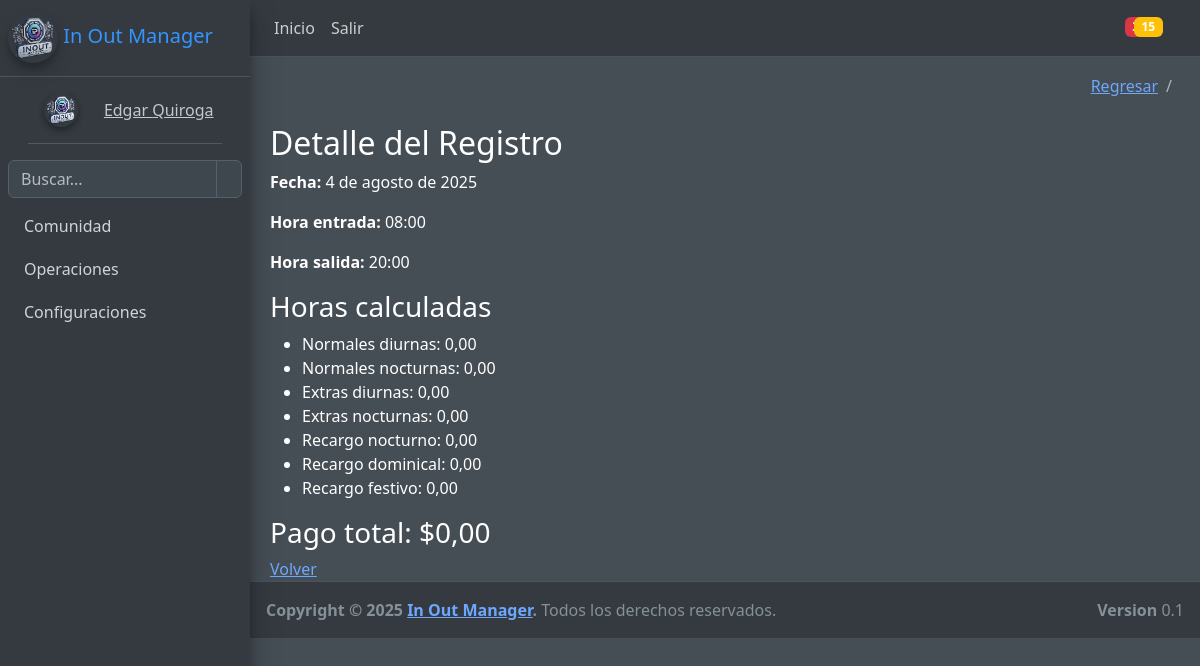
Screenshot of /comunidad/horas/3/ (signed in) with the database file from the repository.
### comunidad/models.py (models this page shows, shortened)
class RegistroHoras(models.Model):
    SALARIO_MINIMO = Decimal('1423500')  # Salario mínimo
    AUXILIO_TRANSPORTE = Decimal('200000')  # Auxilio de transporte
    HORAS_TRABAJADAS_MES = 220  # Horas trabajadas al mes
    usuario = models.ForeignKey(User, on_delete=models.CASCADE)
    fecha = models.DateField(default=timezone.now)
    hora_entrada = models.TimeField()
    hora_salida = models.TimeField()
    horas_normales_diurnas = models.DecimalField(max_digits=5, decimal_places=2, default=0)
    horas_normales_nocturnas = models.DecimalField(max_digits=5, decimal_places=2, default=0)
    horas_extras_diurnas = models.DecimalField(max_digits=5, decimal_places=2, default=0)
    horas_extras_nocturnas = models.DecimalField(max_digits=5, decimal_places=2, default=0)
    recargo_nocturno = models.DecimalField(max_digits=5, decimal_places=2, default=0)
    recargo_dominical = models.DecimalField(max_digits=5, decimal_places=2, default=0)
    recargo_festivo = models.DecimalField(max_digits=5, decimal_places=2, default=0)
    pago_total = models.DecimalField(max_digits=10, decimal_places=2, default=0)

### comunidad/views.py (the view)
# urls.py: path('horas/<int:pk>/', detalle_registro, name='detalle_registro'),
@login_required
def detalle_registro(request, pk):
    registro = get_object_or_404(RegistroHoras, pk=pk, usuario=request.user)
    return render(request, 'comunidad/horas/detalle.html', {'registro': registro})

### base/context_processors.py (called while the page is built)
def sesion(request):
    usuario_actual= request.user
    image_user= r"/media/comunidad/default-user.jpeg"
    if request.user.is_authenticated:
        if Usuario.objects.filter(user_id=usuario_actual.id):
            image_user=Usuario.objects.get(user_id=usuario_actual.id).imagen.url
    context={
        'usuario_actual':usuario_actual,
        'image_user': image_user
    }
    return context

### base/templates/comunidad/horas/detalle.html
{% extends 'partials/admin/body.html' %}
{% block contenido %}
<h2>Detalle del Registro</h2>
<p><strong>Fecha:</strong> {{ registro.fecha }}</p>
<p><strong>Hora entrada:</strong> {{ registro.hora_entrada }}</p>
<p><strong>Hora salida:</strong> {{ registro.hora_salida }}</p>
<h3>Horas calculadas</h3>
<ul>
    <li>Normales diurnas: {{ registro.horas_normales_diurnas }}</li>
    <li>Normales nocturnas: {{ registro.horas_normales_nocturnas }}</li>
    <li>Extras diurnas: {{ registro.horas_extras_diurnas }}</li>
    <li>Extras nocturnas: {{ registro.horas_extras_nocturnas }}</li>
    <li>Recargo nocturno: {{ registro.recargo_nocturno }}</li>
    <li>Recargo dominical: {{ registro.recargo_dominical }}</li>
    <li>Recargo festivo: {{ registro.recargo_festivo }}</li>
</ul>
<h3>Pago total: ${{ registro.pago_total }}</h3>
<a href="{% url 'lista_registros' %}">Volver</a>
{% endblock %}

### base/templates/partials/admin/sidebar.html (shortened to what this page needs)
{% load static %}
{% load bootstrap_icons %}
<aside class="main-sidebar sidebar-dark-primary elevation-4">
    <a href="{% url 'index' %}" class="brand-link decoration-none ">
        <img src="{% static 'images/logoiom.png' %}" alt="IOM Logo" class="img-circle elevation-3" width="50" style="opacity: .8">
        <span class="brand-text font-weight-light">In Out Manager</span>
    </a>
    <div class="sidebar">
        <div class="user-panel mt-3 pb-3 mb-3 d-flex align-items-center">
    <div class="image">
        <img src="{{ MEDIA_URL }}{{ image_user }}" class="img-circle elevation-2" alt="User  Image">
    </div>
    <div class="info ml-3">
        <a href="#" class="d-block">
            {{ usuario_actual.first_name }} {{ usuario_actual.last_name }}
        </a>
    </div>
</div>
        <div class="form-inline">
            <div class="input-group" data-widget="sidebar-search">
                <input class="form-control form-control-sidebar" type="search" placeholder="Buscar..." aria-label="Buscar">
                <div class="input-group-append">
                    <button class="btn btn-sidebar">
                    </button>
                </div>
            </div>
        </div>
        <nav class="mt-2">
            <ul class="nav nav-pills nav-sidebar flex-column" data-widget="treeview" role="menu" data-accordion="false">
                <li class="nav-item menu-close">
                    <a href="#" class="nav-link ">
                        <p>Comunidad</p>
                    </a>
                </li>
                <li class="nav-item menu-close">
                    <a href=" {% url 'anuncio_crear' %} " class="nav-link ">
                        <p>Operaciones</p>
                    </a>
                </li>
        <li class="nav-item menu-close">
          <a href="#" class="nav-link ">
            <p>
              Configuraciones
            </p>
          </a>
        </li>
      </ul>
      </nav>
    </div>
  </aside>

### static/css/style.css (style rules this page uses)
.d-flex { display: flex; justify-content: center; align-items: center; margin: 20px; }

### rows the page displays
RegistroHoras: fecha "4 de agosto de 2025", hora_entrada "08:00", hora_salida "20:00", horas_normales_diurnas "0,00", horas_normales_nocturnas "0,00", horas_extras_diurnas "0,00", horas_extras_nocturnas "0,00", recargo_nocturno "0,00", recargo_dominical "0,00", recargo_festivo "0,00", pago_total "0,00"

### other values shown
{{ usuario_actual.first_name }} "Edgar"
{{ usuario_actual.last_name }} "Quiroga"
